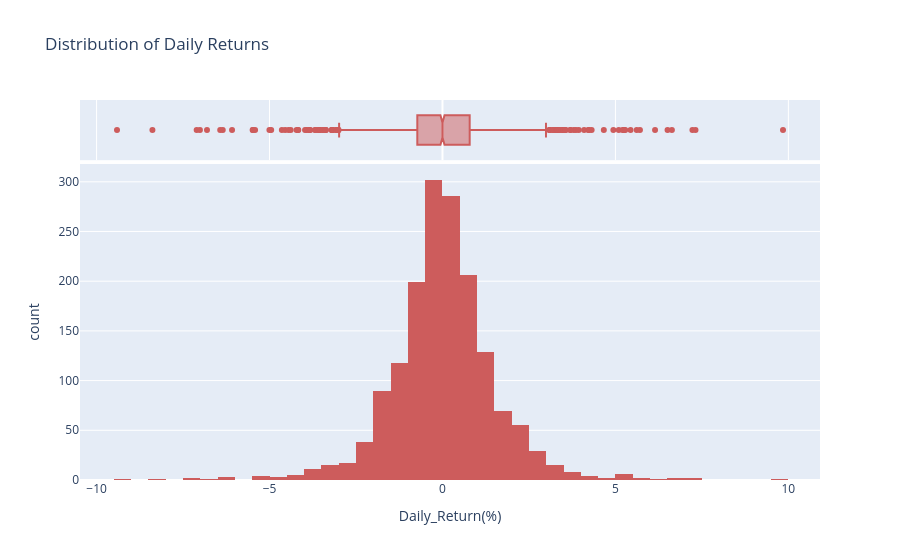

Source (notebook cell):
### Markdown cell above
### 2.1 Distribution of Daily Returns
Understanding the distribution of daily returns helps us identify volatility and outliers.

### Code cell
import plotly.express as px

df['Daily_Return(%)'] = df['Close'].pct_change() * 100
fig_hist = px.histogram(df, x='Daily_Return(%)', nbins=50, 
                        title='Distribution of Daily Returns',
                        marginal='box', # adds a boxplot above
                        color_discrete_sequence=['indianred'])
fig_hist.show()

### Figure 1 — Plotly figure (JSON) as saved in the notebook; plotly's stock layout.template omitted (floating-point values rounded to 4 significant figures; data arrays with more than 128 entries replaced by an {"elided": "..."} marker saying what was removed)
{"data": [{"alignmentgroup": "True", "bingroup": "x", "hovertemplate": "Daily_Return(%)=%{x}<br>count=%{y}<extra></extra>", "legendgroup": "", "marker": {"color": "indianred", "pattern": {"shape": ""}}, "name": "", "nbinsx": 50, "offsetgroup": "", "orientation": "v", "showlegend": false, "type": "histogram", "x": {"elided": "1628 float values"}, "xaxis": "x", "yaxis": "y"}, {"alignmentgroup": "True", "hovertemplate": "Daily_Return(%)=%{x}<extra></extra>", "legendgroup": "", "marker": {"color": "indianred"}, "name": "", "notched": true, "offsetgroup": "", "showlegend": false, "type": "box", "x": {"elided": "1628 float values"}, "xaxis": "x2", "yaxis": "y2"}], "layout": {"barmode": "relative", "legend": {"tracegroupgap": 0}, "title": {"text": "Distribution of Daily Returns"}, "xaxis": {"anchor": "y", "domain": [0, 1], "title": {"text": "Daily_Return(%)"}}, "xaxis2": {"anchor": "y2", "domain": [0, 1], "matches": "x", "showgrid": true, "showticklabels": false}, "yaxis": {"anchor": "x", "domain": [0, 0.8316], "title": {"text": "count"}}, "yaxis2": {"anchor": "x2", "domain": [0.8416, 1], "matches": "y2", "showgrid": false, "showline": false, "showticklabels": false, "ticks": ""}}}
